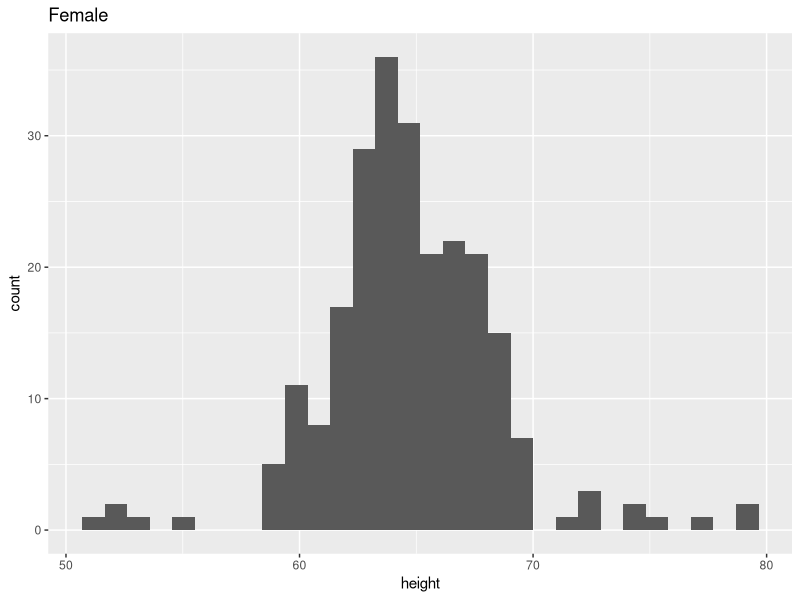
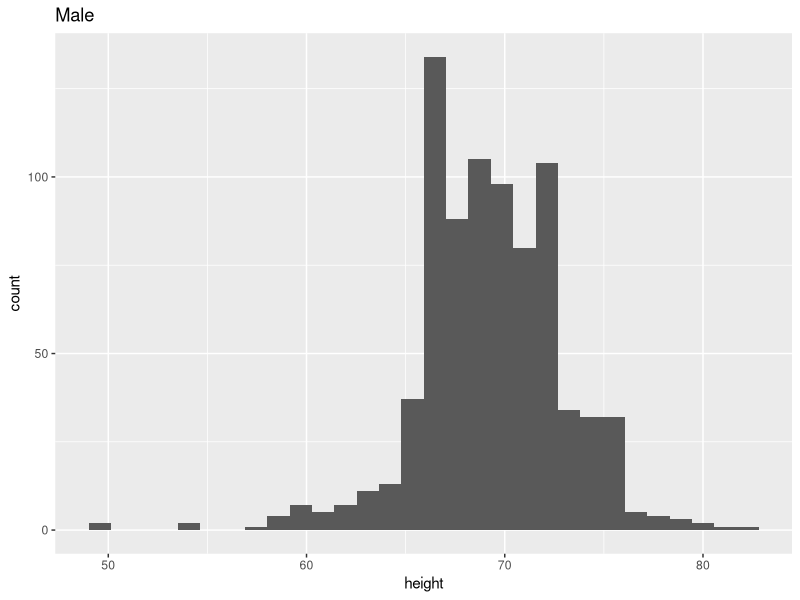

Write R code to recreate these figures, in order.
## ---- chunk 1
#install.packages("dslabs")
#install.packages("tidyverse")
#install.packages("ggplot2")
#install.packages("cowplot")
library(dslabs)
library(tidyverse)
library(ggplot2)
library(cowplot)
## ---- chunk 2
heights %>% filter(sex == 'Female') %>% ggplot() + geom_histogram(aes(height)) + labs(title = "Female")
heights %>% filter(sex == 'Male') %>% ggplot() + geom_histogram(aes(height)) + labs(title = "Male")

results <- heights %>% group_by(sex) %>% summarize(ave = mean(height), sd = sd(height))

results_W <- results %>% filter(sex == 'Female')

pnorm(61, results_W$ave, results_W$sd)


#히스토그램을 통해 살펴본 결과 male과 female 모두 정규분포에 가까운 분포를 뛰고 있음을 알 수 있다. 그래서 두 그룹을 모두 정규분포로 가정하고, mean과 sd를 results값에 sex별로 저장하였다. 그 후 pnorm을 사용하여 female이 61cm보다 작을 확률을 구하였다.
## ---- chunk 3
p <- 3/(19+16+3)
N <- 1000
B <- 1000

set.seed(1)
x <- sample(c(15,-1), N, replace = TRUE, prob = c(p, 1-p))
S <- sum(x)

results <- data.frame(ES = N*(15*p -(1-p)), SeS = sqrt(N)*16*sqrt(p*(1-p)))


my_function <- function(N){
  x <- sample(c(15, -1), N, replace = TRUE, prob = c(p, 1-p))
  sum(x)
}

Monte <- replicate(B, my_function(N))
Monte_result <- data.frame(ES = mean(Monte), SeS= sd(Monte))

rbind(results, Monte_result)
#result값은 이론적인 S의 expected value와 standard deviation을 입력하였고, Monte_result에는 Monte Carlo를 통해 구한 실험적인 standard deviation과 expected value를 입력하였다. 비교 결과 두 값은 거의 비슷하다는 것을 통하여 어떤 사건의 시행 횟수N이 충분히 크면 그 기대값과 sd가 이론값과 비슷하다는 CLT 법칙을 확인할 수 있다.
## ---- chunk 4
p <- 0.45
poll <- function(N){
  x <-sample(c(1,0), N, replace = TRUE, prob = c(p, 1-p))
  sum(x)
}

poll2 <- function(N,B){
  x<-replicate(B, poll(N))
  print(c(mean(x), sd(x)))
  }

d <- data.frame(A = poll2(10,100), B = poll2(10,10000), C = poll2(1000,100), D = poll2(1000,10000))


EX <- function(N){N*p}
SE <- function(N){sqrt(N)*sqrt(p*(1-p))}

d1 <- data.frame(A = c(EX(10), SE(10)), B = c(EX(10), SE(10)), C = c(EX(1000), SE(1000)), D = c(EX(1000), SE(1000)))

rbind(d, d1)


#이론값과 실제값을 비교한 결과, N의 값이 커질수록 이론값과 실제값이 비슷해진다. 
